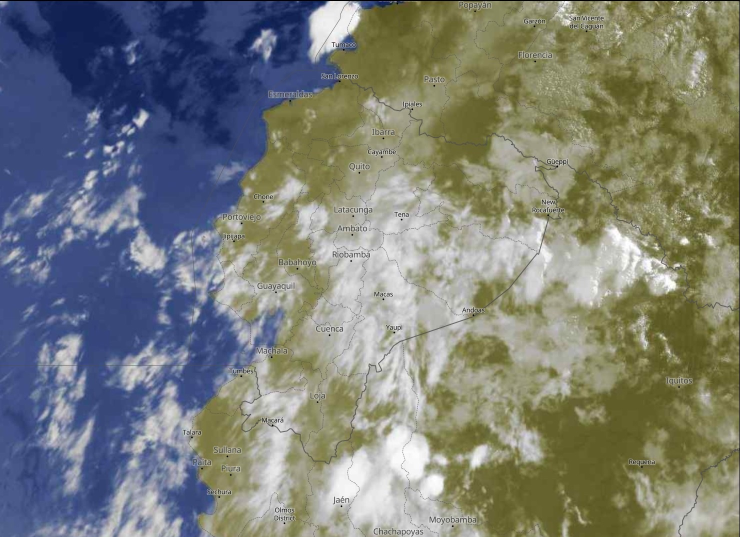
#> input picture unit-2/Satellite-No-Radar_20220621T20220621_1115.jpeg, 1480 x 1074 px (shown at 1/2 size)
$ jupyter execute 206-exercise-edge-detection.ipynb
#> lines starting #> are read from the running program, lines starting #| are printed output that depends on the picture; long printed decimals are rounded
## Exercise: Isolate clouds in the sattelite image

Algorithm:

- First, we remove the edges (city names, geopraphic contours, etc).

- Then, we isolated the clouds.

[cell 1]
import numpy as np
import matplotlib.pyplot as plt

[cell 2]
from skimage import io
from skimage.transform import rescale, resize, downscale_local_mean #reshape

[cell 3]
from skimage.filters import roberts, sobel

[cell 4]
image = io.imread("Satellite-No-Radar_20220621T20220621_1115.jpeg", as_gray= True)
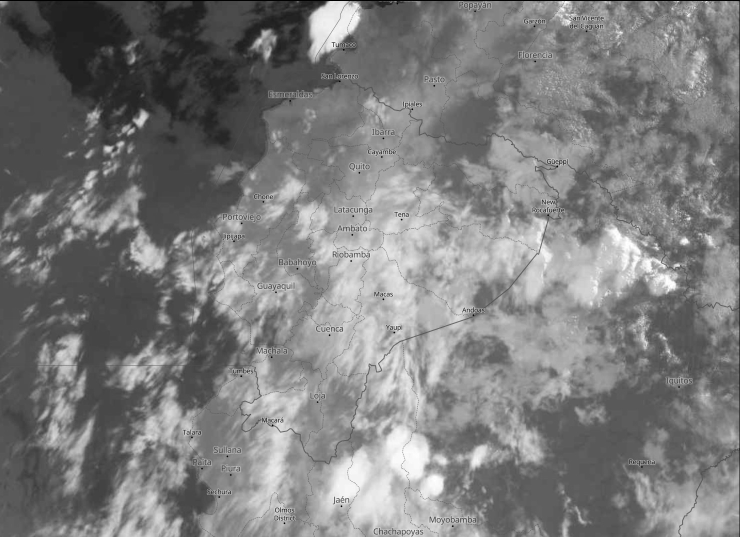
#> image: shape (1074, 1480) float64 (shown at 1/2 size); min 0, max 1, mean 0.49

[cell 5]
#%matplotlib inline

fig, ax = plt.subplots(figsize=(12,8))
ax.imshow(image)
plt.show()

### 1. We apply the Roberts cross operator:

[cell 6]
edge_filtered_image1 = roberts(image)
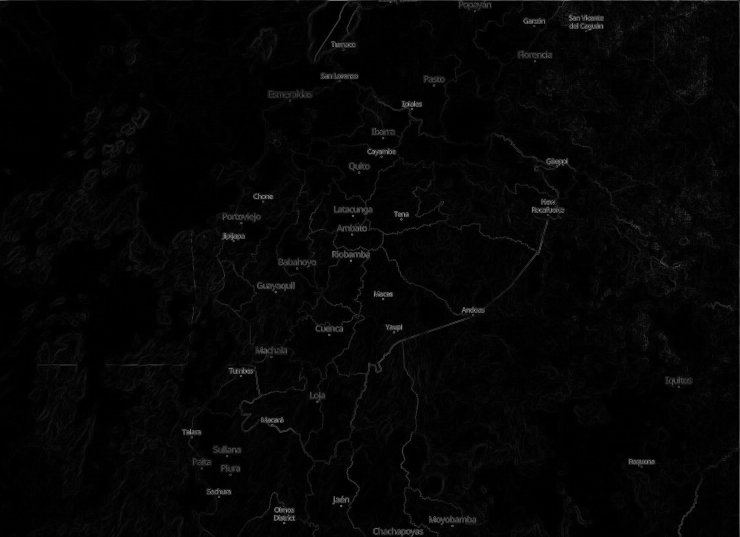
#> edge_filtered_image1: shape (1074, 1480) float64 (shown at 1/2 size); min 0, max 0.953, mean 0.0212

[cell 7]
fig, ax = plt.subplots(figsize=(12,8))
ax.imshow(edge_filtered_image1, cmap= 'gray_r')
plt.show()

### 2. We isolate the edge pixels via tagging

[cell 8]
print(np.max(edge_filtered_image1), np.min(edge_filtered_image1))
#| 0.953 0.0

[cell 9]
image1 = np.where(edge_filtered_image1 > 0.1, 1, 0)
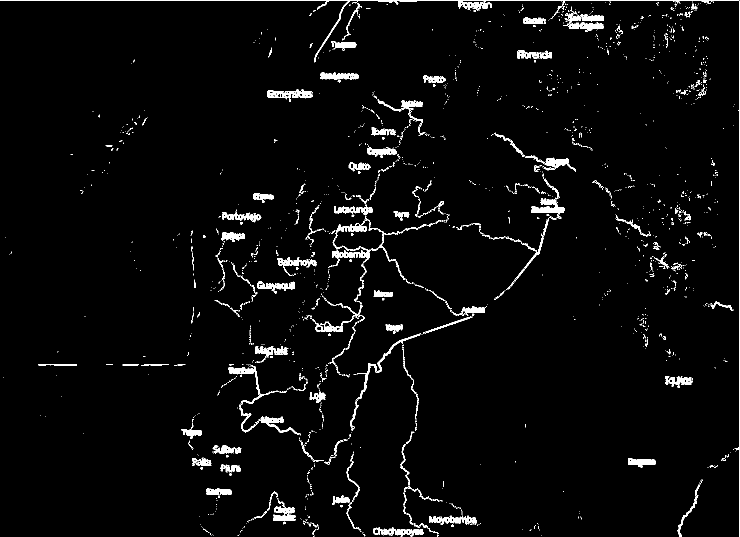
#> image1: shape (1074, 1480) int64 (shown at 1/2 size); values 0 (black) and 1 (white), 2.8% white in thin lines or dots

print(np.unique(image1))
#| [0 1]

[cell 10]
fig, ax = plt.subplots(figsize=(12,8))
ax.imshow(image1, cmap= 'gray_r')
plt.show()

### Looks good, so now we can use NaNs

[cell 11]
image1 = np.where(edge_filtered_image1 > 0.01, np.nan, 0)
#> image1: shape (1074, 1480) float64; 52.31% of the values are NaN or infinite; the others: min 0, max 0, mean 0

print(np.unique(image1))
#| [ 0. nan]

[cell 12]
new_image = image - image*image1
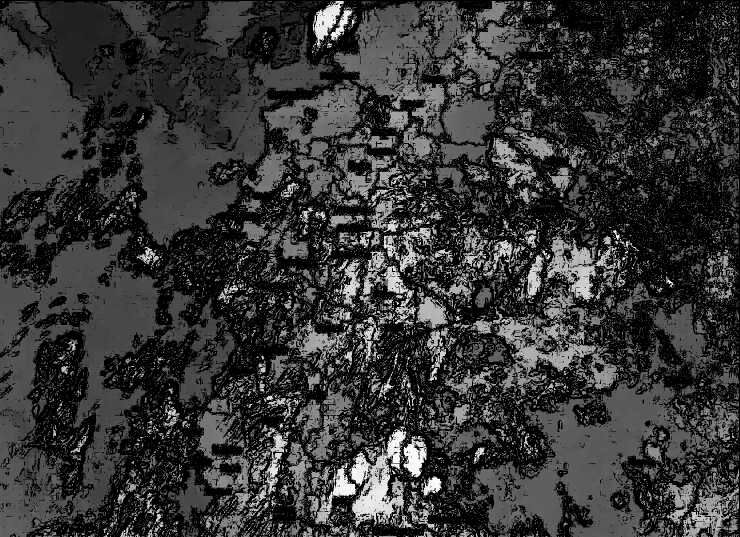
#> new_image: shape (1074, 1480) float64 (shown at 1/2 size); 52.31% of the values are NaN or infinite; the others: min 0, max 1, mean 0.435; drawn with min black, max white, NaN and infinite black

[cell 13]
fig, ax = plt.subplots(figsize=(12,8))

A = ax.imshow(new_image)

plt.colorbar(A)

plt.show()
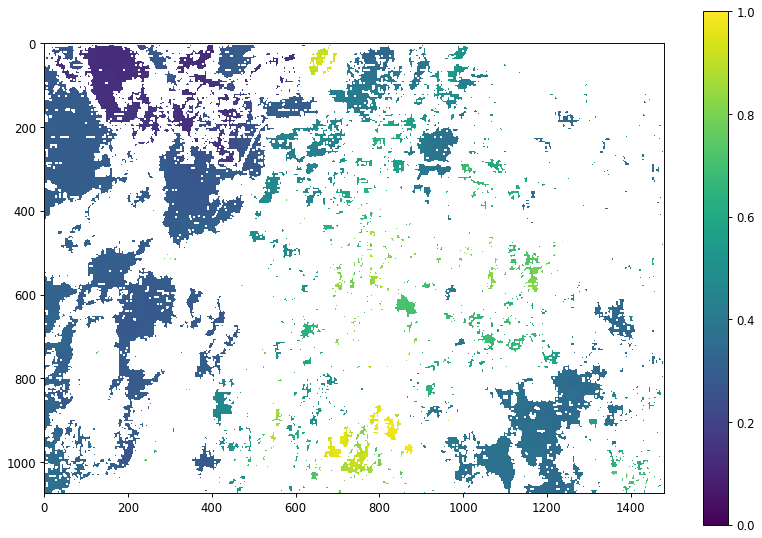
#> figure drawn by matplotlib, 2 panels

## 2D interpolation

- griddata() to carry out 2D interpolation

https://docs.scipy.org/doc/scipy/reference/generated/scipy.interpolate.griddata.html

- np.ma.masked_invalid() to mask NaNs.

- The bitwise NOT operator (~).

[cell 14]
from scipy.interpolate import griddata

[cell 15]
# Create a grid

x = np.arange(0,  new_image.shape[1])
#> x = 1480 values from 0 to 1479
y = np.arange(0,  new_image.shape[0])
#> y = 1074 values from 0 to 1073

# mask invalid values (nans)
array = np.ma.masked_invalid(new_image)

print(array.mask.shape)
#| (1074, 1480)

# create grid
xx, yy = np.meshgrid(x, y)

[cell 16]
x1 = xx[~array.mask]
y1 = yy[~array.mask]

[cell 17]
newarr = array[~array.mask]

[cell 18]
# numpy.ravel - returns flattened array

GD1 = griddata((x1, y1), newarr.ravel(), (xx, yy), method='nearest')
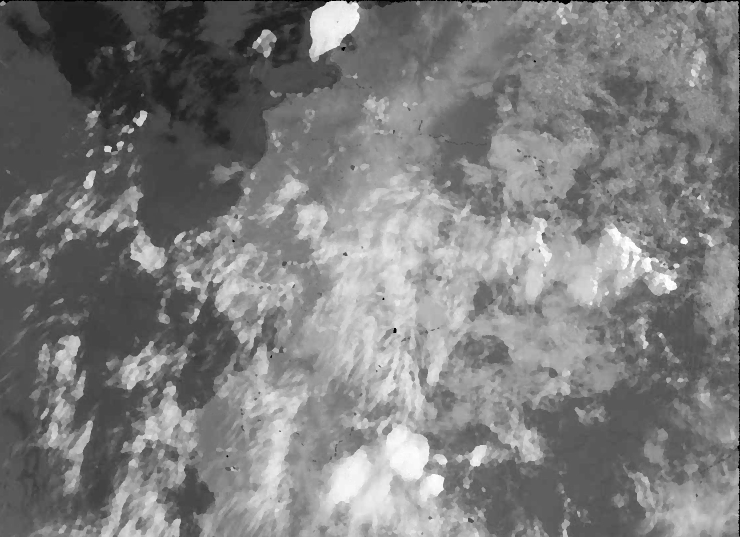
#> GD1: shape (1074, 1480) float64 (shown at 1/2 size); min 0, max 1, mean 0.49
